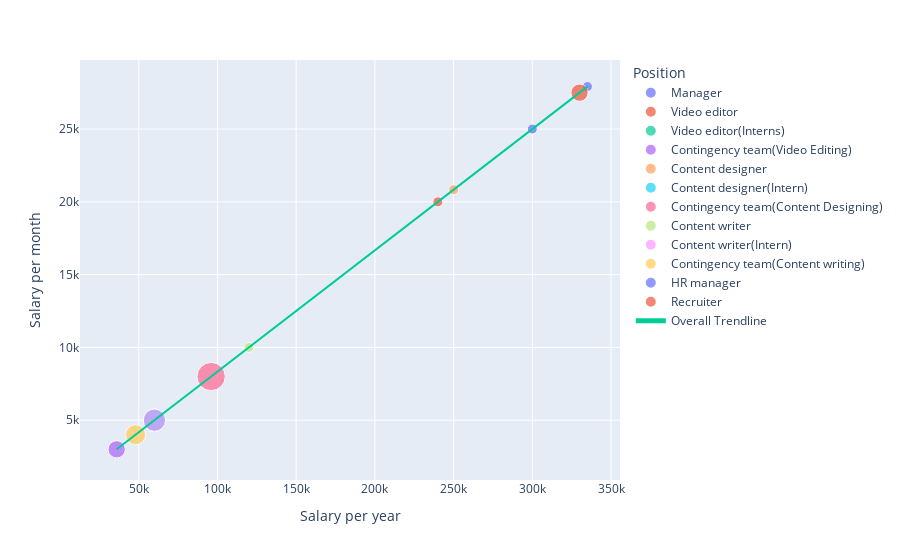

Write notebook code for a chart like this one.
### Code cell
pio.show(fig1)

### Figure 1 — Plotly figure (JSON) as saved in the notebook; plotly's stock layout.template omitted (floating-point values rounded to 4 significant figures)
{"data": [{"hovertemplate": "<b>%{hovertext}</b><br><br>Position=Manager<br>Salary per year=%{x}<br>Salary per month=%{y}<br>Number of employees=%{marker.size}<extra></extra>", "hovertext": [27920.0], "legendgroup": "Manager", "marker": {"color": "#636efa", "size": [1], "sizemode": "area", "sizeref": 0.02, "symbol": "circle"}, "mode": "markers", "name": "Manager", "orientation": "v", "showlegend": true, "type": "scatter", "x": [335000], "xaxis": "x", "y": [27920.0], "yaxis": "y"}, {"hovertemplate": "<b>%{hovertext}</b><br><br>Position=Video editor<br>Salary per year=%{x}<br>Salary per month=%{y}<br>Number of employees=%{marker.size}<extra></extra>", "hovertext": [20000], "legendgroup": "Video editor", "marker": {"color": "#EF553B", "size": [1], "sizemode": "area", "sizeref": 0.02, "symbol": "circle"}, "mode": "markers", "name": "Video editor", "orientation": "v", "showlegend": true, "type": "scatter", "x": [240000], "xaxis": "x", "y": [20000], "yaxis": "y"}, {"hovertemplate": "<b>%{hovertext}</b><br><br>Position=Video editor(Interns)<br>Salary per year=%{x}<br>Salary per month=%{y}<br>Number of employees=%{marker.size}<extra></extra>", "hovertext": [5000], "legendgroup": "Video editor(Interns)", "marker": {"color": "#00cc96", "size": [5], "sizemode": "area", "sizeref": 0.02, "symbol": "circle"}, "mode": "markers", "name": "Video editor(Interns)", "orientation": "v", "showlegend": true, "type": "scatter", "x": [60000], "xaxis": "x", "y": [5000], "yaxis": "y"}, {"hovertemplate": "<b>%{hovertext}</b><br><br>Position=Contingency team(Video Editing)<br>Salary per year=%{x}<br>Salary per month=%{y}<br>Number of employees=%{marker.size}<extra></extra>", "hovertext": [3000], "legendgroup": "Contingency team(Video Editing)", "marker": {"color": "#ab63fa", "size": [3], "sizemode": "area", "sizeref": 0.02, "symbol": "circle"}, "mode": "markers", "name": "Contingency team(Video Editing)", "orientation": "v", "showlegend": true, "type": "scatter", "x": [36000], "xaxis": "x", "y": [3000], "yaxis": "y"}, {"hovertemplate": "<b>%{hovertext}</b><br><br>Position=Content designer<br>Salary per year=%{x}<br>Salary per month=%{y}<br>Number of employees=%{marker.size}<extra></extra>", "hovertext": [20830.0], "legendgroup": "Content designer", "marker": {"color": "#FFA15A", "size": [1], "sizemode": "area", "sizeref": 0.02, "symbol": "circle"}, "mode": "markers", "name": "Content designer", "orientation": "v", "showlegend": true, "type": "scatter", "x": [250000], "xaxis": "x", "y": [20830.0], "yaxis": "y"}, {"hovertemplate": "<b>%{hovertext}</b><br><br>Position=Content designer(Intern)<br>Salary per year=%{x}<br>Salary per month=%{y}<br>Number of employees=%{marker.size}<extra></extra>", "hovertext": [5000], "legendgroup": "Content designer(Intern)", "marker": {"color": "#19d3f3", "size": [5], "sizemode": "area", "sizeref": 0.02, "symbol": "circle"}, "mode": "markers", "name": "Content designer(Intern)", "orientation": "v", "showlegend": true, "type": "scatter", "x": [60000], "xaxis": "x", "y": [5000], "yaxis": "y"}, {"hovertemplate": "<b>%{hovertext}</b><br><br>Position=Contingency team(Content Designing)<br>Salary per year=%{x}<br>Salary per month=%{y}<br>Number of employees=%{marker.size}<extra></extra>", "hovertext": [8000], "legendgroup": "Contingency team(Content Designing)", "marker": {"color": "#FF6692", "size": [8], "sizemode": "area", "sizeref": 0.02, "symbol": "circle"}, "mode": "markers", "name": "Contingency team(Content Designing)", "orientation": "v", "showlegend": true, "type": "scatter", "x": [96000], "xaxis": "x", "y": [8000], "yaxis": "y"}, {"hovertemplate": "<b>%{hovertext}</b><br><br>Position=Content writer<br>Salary per year=%{x}<br>Salary per month=%{y}<br>Number of employees=%{marker.size}<extra></extra>", "hovertext": [10000], "legendgroup": "Content writer", "marker": {"color": "#B6E880", "size": [1], "sizemode": "area", "sizeref": 0.02, "symbol": "circle"}, "mode": "markers", "name": "Content writer", "orientation": "v", "showlegend": true, "type": "scatter", "x": [120000], "xaxis": "x", "y": [10000], "yaxis": "y"}, {"hovertemplate": "<b>%{hovertext}</b><br><br>Position=Content writer(Intern)<br>Salary per year=%{x}<br>Salary per month=%{y}<br>Number of employees=%{marker.size}<extra></extra>", "hovertext": [5000], "legendgroup": "Content writer(Intern)", "marker": {"color": "#FF97FF", "size": [5], "sizemode": "area", "sizeref": 0.02, "symbol": "circle"}, "mode": "markers", "name": "Content writer(Intern)", "orientation": "v", "showlegend": true, "type": "scatter", "x": [60000], "xaxis": "x", "y": [5000], "yaxis": "y"}, {"hovertemplate": "<b>%{hovertext}</b><br><br>Position=Contingency team(Content writing)<br>Salary per year=%{x}<br>Salary per month=%{y}<br>Number of employees=%{marker.size}<extra></extra>", "hovertext": [4000], "legendgroup": "Contingency team(Content writing)", "marker": {"color": "#FECB52", "size": [4], "sizemode": "area", "sizeref": 0.02, "symbol": "circle"}, "mode": "markers", "name": "Contingency team(Content writing)", "orientation": "v", "showlegend": true, "type": "scatter", "x": [48000], "xaxis": "x", "y": [4000], "yaxis": "y"}, {"hovertemplate": "<b>%{hovertext}</b><br><br>Position=HR manager<br>Salary per year=%{x}<br>Salary per month=%{y}<br>Number of employees=%{marker.size}<extra></extra>", "hovertext": [25000], "legendgroup": "HR manager", "marker": {"color": "#636efa", "size": [1], "sizemode": "area", "sizeref": 0.02, "symbol": "circle"}, "mode": "markers", "name": "HR manager", "orientation": "v", "showlegend": true, "type": "scatter", "x": [300000], "xaxis": "x", "y": [25000], "yaxis": "y"}, {"hovertemplate": "<b>%{hovertext}</b><br><br>Position=Recruiter<br>Salary per year=%{x}<br>Salary per month=%{y}<br>Number of employees=%{marker.size}<extra></extra>", "hovertext": [27500], "legendgroup": "Recruiter", "marker": {"color": "#EF553B", "size": [3], "sizemode": "area", "sizeref": 0.02, "symbol": "circle"}, "mode": "markers", "name": "Recruiter", "orientation": "v", "showlegend": true, "type": "scatter", "x": [330000], "xaxis": "x", "y": [27500], "yaxis": "y"}, {"hovertemplate": "<b>OLS trendline</b><br>Salary/month = 0.0833333 * Salary/year + -0.000290592<br>R<sup>2</sup>=1.000000<br><br>Salary per year=%{x}<br>Salary per month=%{y} <b>(trend)</b><extra></extra>", "legendgroup": "Overall Trendline", "line": {"color": "#00cc96"}, "mode": "lines", "name": "Overall Trendline", "showlegend": true, "type": "scatter", "x": [36000, 48000, 60000, 60000, 60000, 96000, 120000, 240000, 250000, 300000, 330000, 335000], "xaxis": "x", "y": [3000.0, 4000.0, 5000.0, 5000.0, 5000.0, 8000.0, 10000.0, 20000.0, 20830.0, 25000.0, 27500.0, 27920.0], "yaxis": "y"}], "layout": {"legend": {"itemsizing": "constant", "title": {"text": "Position"}, "tracegroupgap": 0}, "margin": {"t": 60}, "xaxis": {"anchor": "y", "domain": [0, 1], "title": {"text": "Salary per year"}}, "yaxis": {"anchor": "x", "domain": [0, 1], "title": {"text": "Salary per month"}}}}
